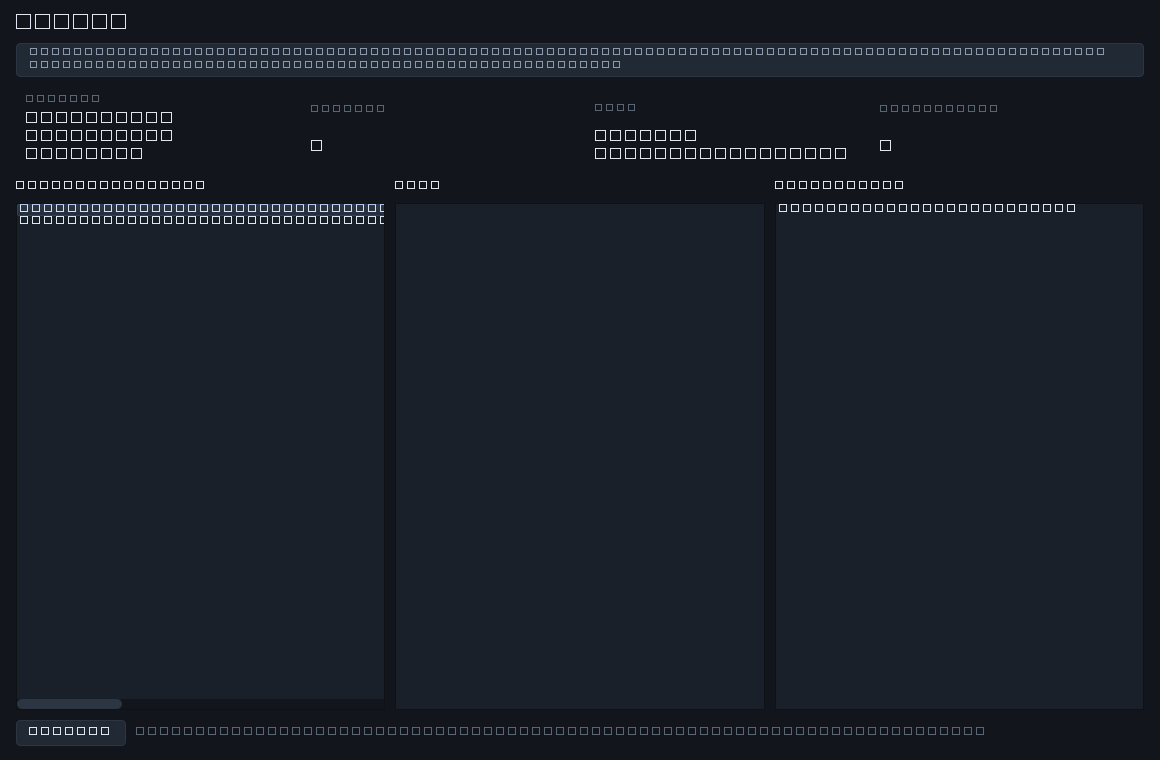

The Python source for this figure:
# SPDX-License-Identifier: GPL-3.0-only
"""Original native Review witness; authored before the video viewer."""
from __future__ import annotations
import hashlib, json, os, pathlib, subprocess, sys, time
ROOT = pathlib.Path(__file__).resolve().parents[3]
OUT = pathlib.Path(__file__).resolve().parent
RUNTIME = pathlib.Path(r"C:\Users\minec\hamon-0378a7b6-capture-runtime")
os.environ["QT_QPA_PLATFORM"] = "offscreen"
for key, suffix in [("LOCALAPPDATA", "local"), ("APPDATA", "roaming"), ("XDG_CONFIG_HOME", "config"), ("XDG_DATA_HOME", "data"), ("XDG_CACHE_HOME", "cache")]:
    path = RUNTIME / "baseline-state" / suffix
    path.mkdir(parents=True, exist_ok=True)
    os.environ[key] = str(path)
import av, numpy as np, PySide6
from PySide6.QtWidgets import QApplication, QPushButton, QComboBox, QSlider
from capture_desktop import theme
from capture_desktop.screen_review import ReviewScreen
from capture_desktop.state import CaptureState
from capture_analysis.discover import discover_streams
from capture_session import load_review_summary
def sha(path): return hashlib.sha256(path.read_bytes()).hexdigest()
def manifest(path): return {str(p.relative_to(path)).replace("\\","/"): sha(p) for p in path.rglob("*") if p.is_file()}
tracked = subprocess.check_output(["git","-C",str(ROOT),"ls-files","-z"]).decode().split("\0")
before = {p:sha(ROOT/p) for p in tracked if p}
package = RUNTIME / "synthetic-video.mmsession"
package.mkdir(exist_ok=False)
(package/"manifest.json").write_text(json.dumps({"schemaId":"capture.session/1","sessionId":"synthetic-video-0378","state":"finalized"}))
(package/"events").mkdir()
(package/"events"/"checkpoints.json").write_text(json.dumps([{"checkpointId":"cp-1","name":"Synthetic start","effectiveTimestampNs":1000000000}]))
def video(source, stream_id, name, colors):
    stream_dir = package/"sources"/source/"streams"/stream_id
    seg = stream_dir/"segments"; seg.mkdir(parents=True,exist_ok=True)
    (stream_dir/"stream.json").write_text(json.dumps({"sourceId":source+" <literal>","streamId":stream_id+" & camera","dataSchemaId":"video.frame/1","modality":"video","nominalRateHz":10,"dimensions":[160,120],"units":""}))
    path=seg/name
    with av.open(str(path),"w") as mux:
        stream=mux.add_stream("ffv1",rate=10); stream.width=160; stream.height=120; stream.pix_fmt="yuv420p"
        for index in range(20):
            rgb=np.zeros((120,160,3),dtype=np.uint8); rgb[:]=colors[index//10]
            frame=av.VideoFrame.from_ndarray(rgb,format="rgb24")
            for packet in stream.encode(frame):mux.mux(packet)
        for packet in stream.encode():mux.mux(packet)
    return path
video("sim.left","front","0001.mkv",[(255,0,0),(0,0,255)])
video("sim.left","front","0002.mkv",[(255,255,0),(255,255,0)])
video("sim.right","front","0001.mkv",[(0,255,0),(0,255,0)])
bad=package/"sources"/"sim.right"/"streams"/"front"/"segments"/"invalid.mkv"
bad.write_bytes(b"synthetic intentionally invalid media\n")
summary=load_review_summary(package); refs=discover_streams(package)
assert summary.session_id=="synthetic-video-0378" and sum(len(r.mkv_paths) for r in refs)==4
raw_before=manifest(package)
app=QApplication([]); theme.apply_theme(app,setting="dark")
screen=ReviewScreen(CaptureState()); screen.resize(1160,760); screen.load_package(str(package)); screen.show()
for _ in range(8):app.processEvents(); time.sleep(.04)
assert screen._streams.count()==2
labels=[w.text() for w in screen.findChildren(QPushButton)]
missing=not any("play" in t.casefold() for t in labels) and not screen.findChildren(QComboBox) and not screen.findChildren(QSlider)
assert missing, "Original video capability was unexpectedly present; do not claim missing baseline"
assert screen.grab().save(str(OUT/"baseline.png"))
after={p:sha(ROOT/p) for p in before}
assert before==after and raw_before==manifest(package)
receipt={"schema":"capturesuite.review-video.baseline/1","at":time.strftime("%Y-%m-%dT%H:%M:%SZ",time.gmtime()),"head":subprocess.check_output(["git","-C",str(ROOT),"rev-parse","HEAD"],text=True).strip(),"python":sys.version,"qt":PySide6.__version__,"av":av.__version__,"syntheticPackage":str(package),"streamCount":2,"listedMediaSegments":4,"existingReviewPositiveControl":True,"recordedVideoCapabilityAbsent":True,"originalButtons":labels,"sourceHashes":before,"packageHashes":raw_before,"sourcePreserved":True,"packagePreserved":True,"platform":"Native Windows Qt offscreen; actual ReviewScreen, no daemon or hardware","screenshot":"baseline.png"}
(OUT/"baseline.json").write_text(json.dumps(receipt,indent=2)+"\n")
screen.close();screen.deleteLater();app.processEvents()
print(json.dumps({k:v for k,v in receipt.items() if k not in ["sourceHashes","packageHashes"]}))
